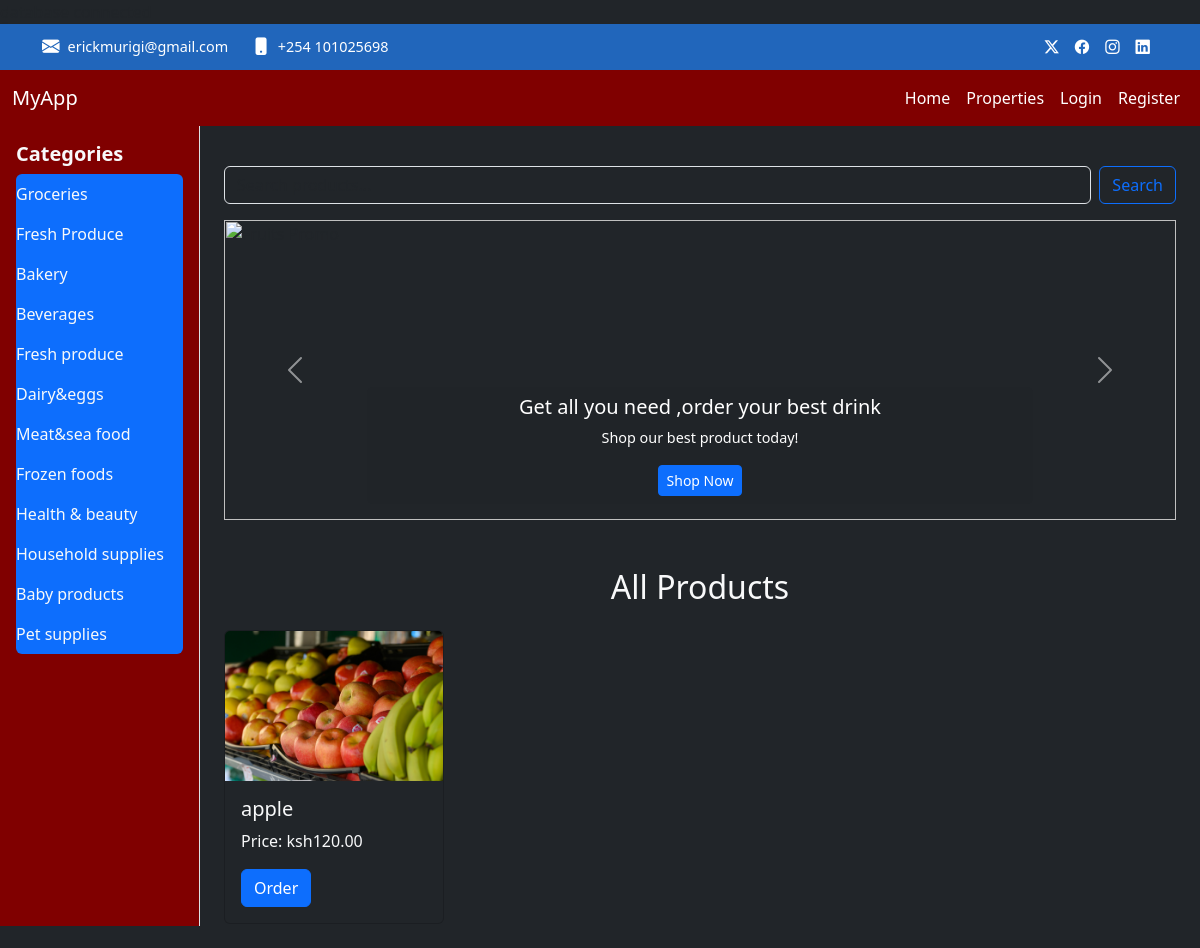
Screenshot of /?category=Fresh+Produce with the database file from the repository.
### tables this page shows
CREATE TABLE `products` (
  `id` int(11) NOT NULL,
  `name` varchar(100) NOT NULL,
  `price` decimal(10,2) NOT NULL,
  `category` varchar(50) NOT NULL,
  `image` varchar(255) DEFAULT NULL,
  `created_at` timestamp NOT NULL DEFAULT current_timestamp()
);

### index.php (the view, shortened to what this page needs)
<?php
include 'db.php';
$result = $conn->query("SELECT name FROM categories");
$categories = [];
while ($row = $result->fetch_assoc()) {
    $categories[] = $row['name'];
}
$selected_category = isset($_GET['category']) ? $conn->real_escape_string($_GET['category']) : null;
$query = "SELECT id, name, price, image, category FROM products";
if ($selected_category) {
    $query .= " WHERE category = ?";
    $stmt = $conn->prepare($query);
    $stmt->bind_param("s", $selected_category);
    $stmt->execute();
    $result = $stmt->get_result();
} else {
    $result = $conn->query($query);
}
$products = [];
while ($row = $result->fetch_assoc()) {
    $products[] = $row;
}
?>
<!DOCTYPE html>
<html lang="en">
<head>
    <link href="bootstrap/css/bootstrap.min.css" rel="stylesheet">
    <link rel="stylesheet" href="main.css">
</head>
<body class="bg-dark">
    <?php include 'navbar.php'; ?>
    <div class="container-fluid">
        <div class="row">
            <div style="background-color:maroon;" class="col-md-3 col-lg-2 bg-dark-purple sidebar p-3">
                <h5 class="text-light">Categories</h5>
                <ul class="list-group">
                    <?php foreach ($categories as $category): ?>
                        <li class="list-group-item bg-primary text-light border-0">
                            <a href="?category=<?php echo urlencode($category); ?>" class="text-light"><?php echo htmlspecialchars($category); ?></a>
                        </li>
                    <?php endforeach; ?>
                </ul>
            </div>
            <div class="col-md-9 col-lg-10 p-4">
                <div class="my-3">
                    <form class="d-flex" action="search.php" method="GET">
                        <input class="form-control me-2 bg-dark text-light border-dark-purple" type="search" placeholder="Search products..." name="query" aria-label="Search">
                        <button class="btn btn-outline-primary" type="submit">Search</button>
                    </form>
                </div>
                <div id="carouselExampleControls" class="carousel slide mb-4" data-bs-ride="carousel" style="max-height: 300px;">
                    <div class="carousel-inner">
                        <div class="carousel-item active">
                            <img src="images/img5.jpg" class="d-block w-100" alt="Fruits Promo">
                            <div class="carousel-caption d-none d-md-block bg-dark bg-opacity-50 rounded p-2">
                                <h5>Get all you need ,order your best drink </h5>
                                <p>Shop our best product today!</p>
                                <a href="#products" class="btn btn-sm btn-primary">Shop Now</a>
                            </div>
                        </div>
                    </div>
                    <button class="carousel-control-prev" type="button" data-bs-target="#carouselExampleControls" data-bs-slide="prev">
                        <span class="carousel-control-prev-icon" aria-hidden="true"></span>
                    </button>
                    <button class="carousel-control-next" type="button" data-bs-target="#carouselExampleControls" data-bs-slide="next">
                        <span class="carousel-control-next-icon" aria-hidden="true"></span>
                    </button>
                </div>
                <section id="products" class="my-5">
                    <h2 class="text-center text-light mb-4">All Products</h2>
                    <div class="row">
                        <?php foreach ($products as $product): ?>
                            <div class="col-md-4 col-lg-3 mb-4">
                                <div class="card h-100 bg-dark text-light border-dark-purple">
                                    <img src="dash/<?php echo htmlspecialchars($product['image'] ?: 'images/placeholder.jpg'); ?>" class="card-img-top" alt="<?php echo htmlspecialchars($product['name']); ?>">
                                    <div class="card-body">
                                        <h5 class="card-title"><?php echo htmlspecialchars($product['name']); ?></h5>
                                        <p class="card-text">Price: ksh<?php echo number_format($product['price'], 2); ?></p>
                                           <a href="print_receipt.php?id=<?php echo $product['id']; ?>" target="_blank" class="btn btn-primary">Order</a>
                                    </div>
                                </div>
                            </div>
                        <?php endforeach; ?>
                    </div>
                </section>
            </div>
        </div>
    </div>
</body>
</html>

### main.css (style rules this page uses)
.sidebar { min-height: 100vh; border-right: 1px solid #dee2e6; }
.sidebar h5 { font-weight: bold; color: #6f42c1; }
.sidebar .list-group-item { border: none; padding: 0.5rem 0; }
.sidebar .list-group-item a { color: #6f42c1; text-decoration: none; }
.carousel-inner img { max-height: 300px; object-fit: cover; }
.carousel-caption { bottom: 1rem; padding: 0.5rem; }
.carousel-caption h5 { font-size: 1.25rem; }
.carousel-caption p { font-size: 0.9rem; }
.card-img-top { height: 150px; object-fit: cover; }
.card { transition: transform 0.2s; }

### rows the page displays
products: image (picture), name "apple", price "120.00"

### other values shown
$category "Groceries"
$category "Fresh Produce"
$category "Bakery"
$category "Beverages"
$category "Fresh produce"
$category "Dairy&eggs"
$category "Meat&sea food"
$category "Frozen foods"
$category "Health & beauty"
$category "Household supplies"
$category "Baby products"
$category "Pet supplies"
